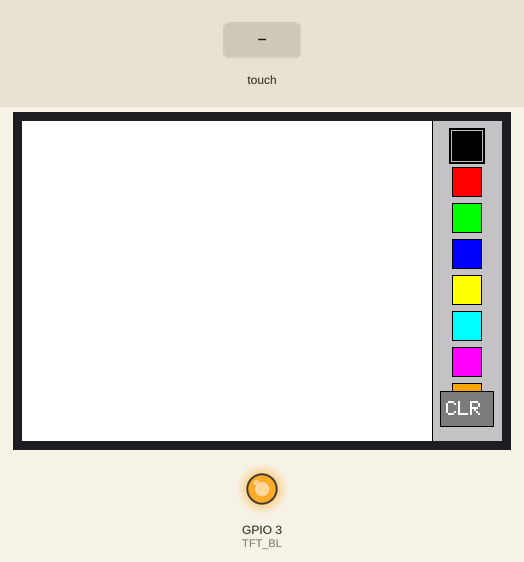
Recording of a sketch running on a simulated ESP32-S3. On the bench: 480×320 colour display, output pins drawn as LEDs (lit = HIGH). The inputs (shaded band) are chosen by the test bench. Pins used as bus, display or sensor lines are not drawn; what the sketch prints to the serial monitor is not drawn.

Above: at 2.1 s.
2.2 s: touch panel pressed at 13 % / 10 % of its raw x / y range
3.7 s: touch panel pressed at 38 % / 10 % of its raw x / y range
Timing chart, 0 to 6.7 s (numbered marks = the images above; inputs shaded):
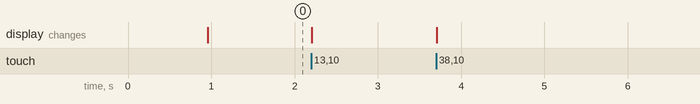

The sketch:

screenTest.ino
```cpp
/*
 * screenTest.ino — Touchscreen paint app for KontrollKast PCB (ESP32-S3)
 *
 * Tests:
 *   - ST7796 320×480 SPI display (Arduino_GFX_Library)
 *   - FT6336U capacitive touch (I2C, Adafruit_FT6206 compatible)
 *
 * Usage:
 *   Draw on the canvas with your finger.
 *   Select colours from the right-side palette.
 *   Tap CLR to clear the canvas.
 *
 * Serial monitor: 115200 baud — prints raw and mapped touch coords.
 *
 * Required libraries:
 *   - Arduino_GFX_Library (moononournation)
 *   - Adafruit FT6206 (works with FT6336U — same I2C protocol)
 *
 * Board: ESP32S3 Dev Module
 */

#include <Arduino_GFX_Library.h>
#include <Wire.h>
#include <Adafruit_FT6206.h>

// ─── Pin definitions (KontrollKast PCB) ──────────────────────────────────────
#define TFT_MOSI   18
#define TFT_MISO    9
#define TFT_SCLK    8
#define TFT_CS     15
#define TFT_DC     17
#define TFT_RST    16
#define TFT_BL      3

#define TOUCH_SDA  12
#define TOUCH_SCL  10
#define TOUCH_RST  11
#define TOUCH_INT  13

// ─── RGB565 colors ────────────────────────────────────────────────────────────
#define COLOR_BLACK     0x0000
#define COLOR_WHITE     0xFFFF
#define COLOR_RED       0xF800
#define COLOR_GREEN     0x07E0
#define COLOR_BLUE      0x001F
#define COLOR_YELLOW    0xFFE0
#define COLOR_CYAN      0x07FF
#define COLOR_MAGENTA   0xF81F
#define COLOR_ORANGE    0xFD20
#define COLOR_LIGHTGREY 0xC618
#define COLOR_DARKGREY  0x7BEF

// ─── Display setup ────────────────────────────────────────────────────────────
Arduino_DataBus *bus = new Arduino_ESP32SPI(
    TFT_DC, TFT_CS, TFT_SCLK, TFT_MOSI, TFT_MISO
);

Arduino_GFX *gfx = new Arduino_ST7796(
    bus,
    TFT_RST,
    0,      // native rotation for init
    true,   // IPS
    320,    // native width
    480     // native height
);

// ─── Touch setup ─────────────────────────────────────────────────────────────
Adafruit_FT6206 ctp = Adafruit_FT6206();

// ─── UI layout ────────────────────────────────────────────────────────────────
// Display is landscape (rotation 1): 480×320
const int SCREEN_W = 480;
const int SCREEN_H = 320;

const int PALETTE_W = 70;
const int DRAW_W = SCREEN_W - PALETTE_W;   // 410 px wide canvas

const int COLOR_BOX_SIZE = 30;
const int COLOR_BOX_X = DRAW_W + 20;

const int CLEAR_BTN_X = DRAW_W + 8;
const int CLEAR_BTN_Y = 270;
const int CLEAR_BTN_W = 54;
const int CLEAR_BTN_H = 36;

// ─── Drawing colors ───────────────────────────────────────────────────────────
const uint16_t palette[] = {
    COLOR_BLACK,
    COLOR_RED,
    COLOR_GREEN,
    COLOR_BLUE,
    COLOR_YELLOW,
    COLOR_CYAN,
    COLOR_MAGENTA,
    COLOR_ORANGE,
};
const int paletteCount = sizeof(palette) / sizeof(palette[0]);

int      selectedColorIndex = 0;
uint16_t currentColor       = COLOR_BLACK;

bool wasTouching = false;
int  lastX = -1;
int  lastY = -1;

// ─── Touch coordinate mapping ─────────────────────────────────────────────────
// Calibrate these values by reading Serial with the touch_calibrate sketch or
// by noting the raw values printed at each screen corner.
// Defaults below are a reasonable starting point for the FT6336U on this panel.
// Adjust TX_MAX, TX_MIN, TY_MIN, TY_MAX to match your measured values.
#define TX_MAX  319     // raw tx when finger is at top of landscape screen
#define TX_MIN    0     // raw tx when finger is at bottom
#define TY_MIN    0     // raw ty when finger is at left
#define TY_MAX  475     // raw ty when finger is at right

int mapTouchX(int tx, int ty) {
    int x = map(ty, TY_MIN, TY_MAX, 0, SCREEN_W - 1);
    return constrain(x, 0, SCREEN_W - 1);
}

int mapTouchY(int tx, int ty) {
    int y = map(tx, TX_MAX, TX_MIN, 0, SCREEN_H - 1);
    return constrain(y, 0, SCREEN_H - 1);
}

// ─── Helpers ──────────────────────────────────────────────────────────────────
bool pointInRect(int x, int y, int rx, int ry, int rw, int rh) {
    return (x >= rx && x < rx + rw && y >= ry && y < ry + rh);
}

void drawPalette() {
    gfx->fillRect(DRAW_W, 0, PALETTE_W, SCREEN_H, COLOR_LIGHTGREY);
    gfx->drawLine(DRAW_W, 0, DRAW_W, SCREEN_H, COLOR_BLACK);

    for (int i = 0; i < paletteCount; i++) {
        int y = 10 + i * (COLOR_BOX_SIZE + 6);
        gfx->fillRect(COLOR_BOX_X, y, COLOR_BOX_SIZE, COLOR_BOX_SIZE, palette[i]);
        gfx->drawRect(COLOR_BOX_X, y, COLOR_BOX_SIZE, COLOR_BOX_SIZE, COLOR_BLACK);

        if (i == selectedColorIndex) {
            gfx->drawRect(COLOR_BOX_X - 2, y - 2, COLOR_BOX_SIZE + 4, COLOR_BOX_SIZE + 4, COLOR_BLACK);
            gfx->drawRect(COLOR_BOX_X - 3, y - 3, COLOR_BOX_SIZE + 6, COLOR_BOX_SIZE + 6, COLOR_BLACK);
        }
    }

    gfx->fillRect(CLEAR_BTN_X, CLEAR_BTN_Y, CLEAR_BTN_W, CLEAR_BTN_H, COLOR_DARKGREY);
    gfx->drawRect(CLEAR_BTN_X, CLEAR_BTN_Y, CLEAR_BTN_W, CLEAR_BTN_H, COLOR_BLACK);
    gfx->setTextColor(COLOR_WHITE);
    gfx->setTextSize(2);
    gfx->setCursor(CLEAR_BTN_X + 6, CLEAR_BTN_Y + 10);
    gfx->print("CLR");
}

void clearCanvas() {
    gfx->fillRect(0, 0, DRAW_W, SCREEN_H, COLOR_WHITE);
    drawPalette();
}

void selectColor(int index) {
    if (index < 0 || index >= paletteCount) return;
    selectedColorIndex = index;
    currentColor = palette[index];
    drawPalette();
}

void handleUiTap(int x, int y) {
    for (int i = 0; i < paletteCount; i++) {
        int boxY = 10 + i * (COLOR_BOX_SIZE + 6);
        if (pointInRect(x, y, COLOR_BOX_X, boxY, COLOR_BOX_SIZE, COLOR_BOX_SIZE)) {
            selectColor(i);
            return;
        }
    }
    if (pointInRect(x, y, CLEAR_BTN_X, CLEAR_BTN_Y, CLEAR_BTN_W, CLEAR_BTN_H)) {
        clearCanvas();
    }
}

void drawOnCanvas(int x, int y) {
    if (x < 0 || x >= DRAW_W || y < 0 || y >= SCREEN_H) return;

    if (!wasTouching || lastX < 0 || lastY < 0) {
        gfx->fillCircle(x, y, 2, currentColor);
    } else {
        gfx->drawLine(lastX, lastY, x, y, currentColor);
        gfx->fillCircle(x, y, 2, currentColor);
    }
    lastX = x;
    lastY = y;
}

// ─── Setup ───────────────────────────────────────────────────────────────────
void setup() {
    Serial.begin(115200);
    delay(300);
    Serial.println("=== KontrollKast Screen Test ===");

    // Backlight on
    pinMode(TFT_BL, OUTPUT);
    digitalWrite(TFT_BL, HIGH);

    // Touch interrupt pin
    pinMode(TOUCH_INT, INPUT_PULLUP);

    // Reset touch controller
    pinMode(TOUCH_RST, OUTPUT);
    digitalWrite(TOUCH_RST, LOW);  delay(20);
    digitalWrite(TOUCH_RST, HIGH); delay(200);

    // I2C for touch
    Wire.begin(TOUCH_SDA, TOUCH_SCL);

    // Init display
    if (!gfx->begin()) {
        Serial.println("ERROR: Display init failed — check wiring");
        while (1) delay(100);
    }
    gfx->setRotation(1);   // landscape, 480×320
    gfx->fillScreen(COLOR_WHITE);
    Serial.println("Display OK");

    // Init touch (FT6336U is FT6206-compatible)
    if (!ctp.begin(40, &Wire)) {
        Serial.println("WARNING: Touch init failed — drawing disabled");
        Serial.println("Display still functional.");
    } else {
        Serial.println("Touch OK");
    }

    currentColor = palette[selectedColorIndex];
    clearCanvas();
    Serial.println("Ready — draw on screen");
}

// ─── Loop ────────────────────────────────────────────────────────────────────
void loop() {
    if (ctp.touched()) {
        TS_Point p = ctp.getPoint();

        int x = mapTouchX(p.x, p.y);
        int y = mapTouchY(p.x, p.y);

        Serial.print("raw: ");
        Serial.print(p.x);
        Serial.print(", ");
        Serial.print(p.y);
        Serial.print(" -> mapped: ");
        Serial.print(x);
        Serial.print(", ");
        Serial.println(y);

        if (x >= DRAW_W) {
            // Palette / CLR area
            handleUiTap(x, y);
            wasTouching = false;
            lastX = -1;
            lastY = -1;
            delay(150);
        } else {
            drawOnCanvas(x, y);
            wasTouching = true;
            delay(5);
        }
    } else {
        wasTouching = false;
        lastX = -1;
        lastY = -1;
        delay(5);
    }
}
```
